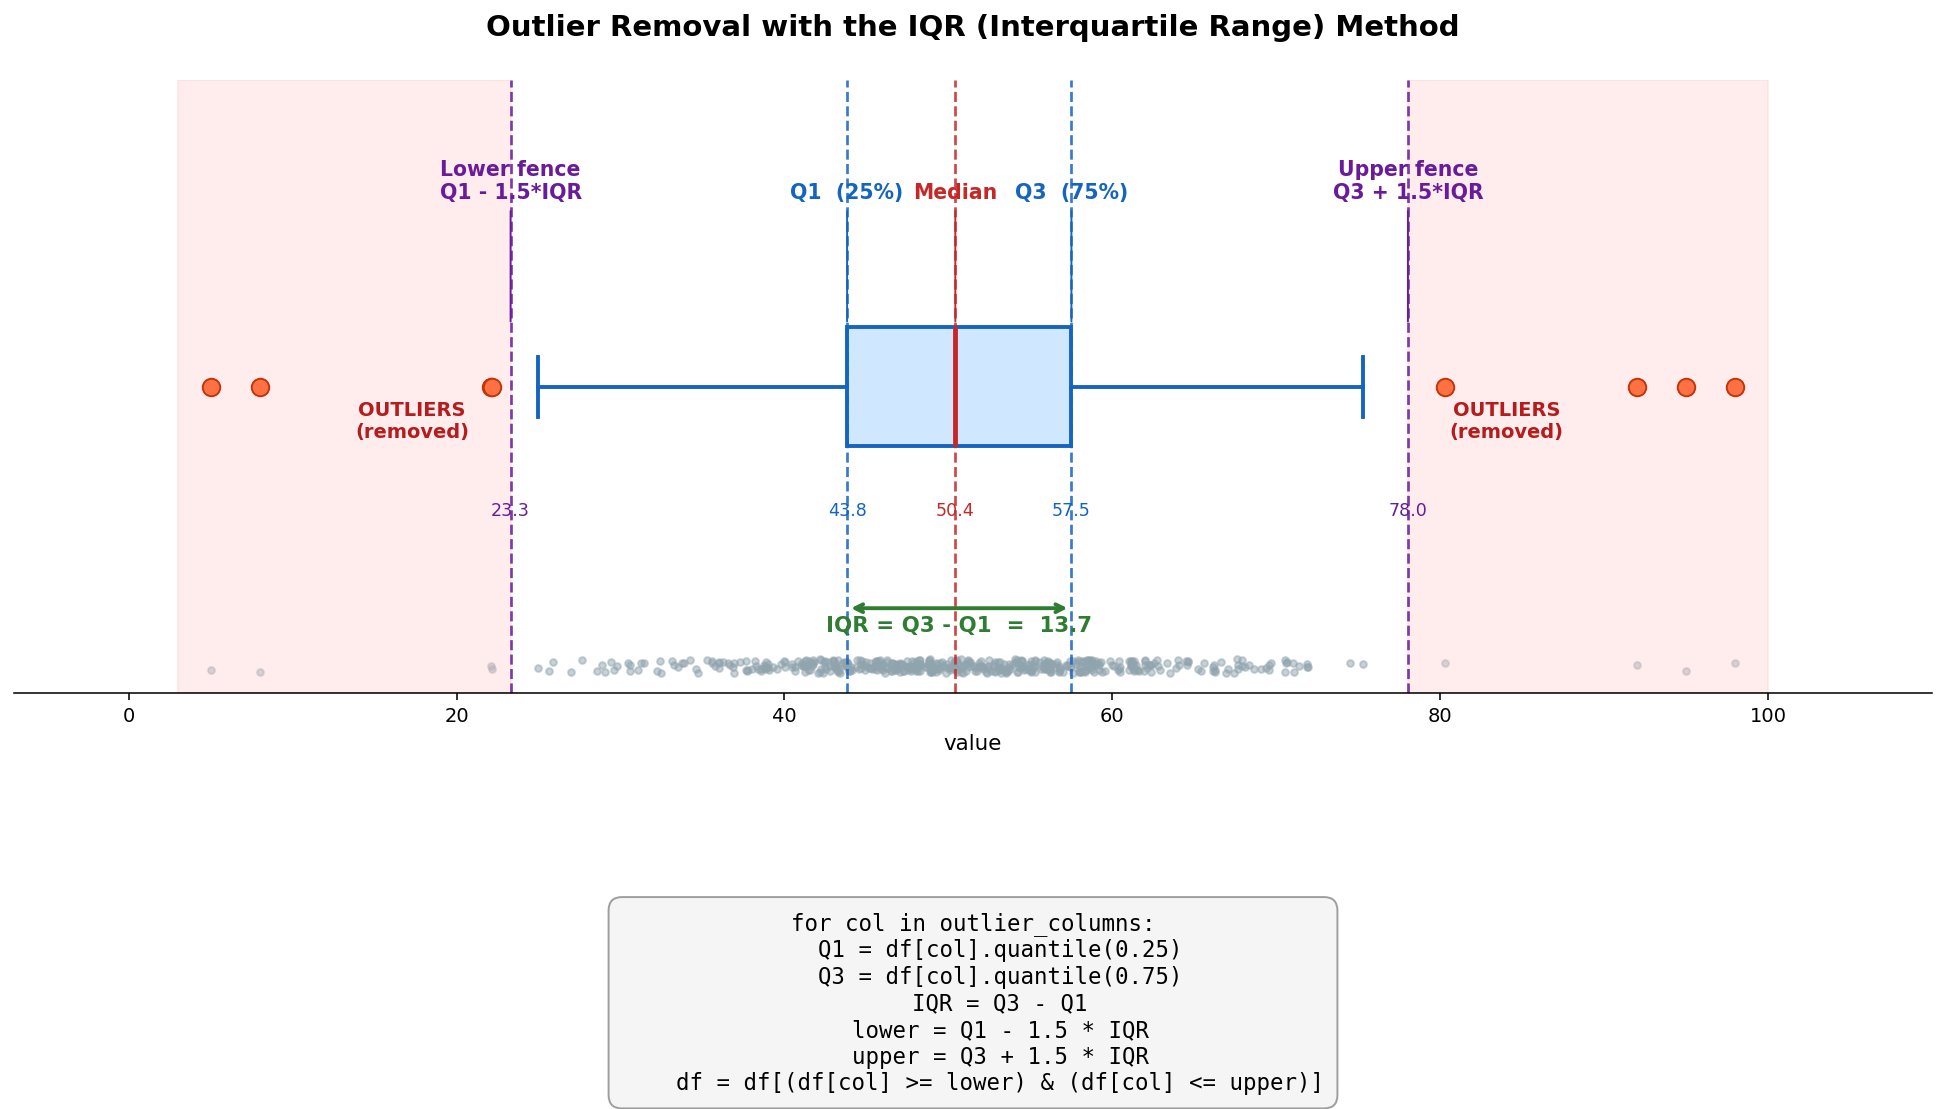

Write Python code to recreate this figure.
import matplotlib.pyplot as plt
import matplotlib.patches as mpatches
import numpy as np

fig, ax = plt.subplots(figsize=(14, 8))

# ---- Build a sample distribution ----
np.random.seed(1)
data = np.concatenate([
    np.random.normal(50, 10, 500),   # main body
    np.array([5, 8, 92, 95, 98])     # a few outliers
])
data = np.sort(data)

# True-ish quartiles for the drawing
Q1 = np.percentile(data, 25)
Q3 = np.percentile(data, 75)
IQR = Q3 - Q1
lower = Q1 - 1.5 * IQR
upper = Q3 + 1.5 * IQR
median = np.median(data)

# ---- Boxplot ----
bp = ax.boxplot(data, vert=False, positions=[1], widths=0.35,
                patch_artist=True,
                boxprops=dict(facecolor="#cfe8ff", edgecolor="#1565c0", linewidth=2),
                medianprops=dict(color="#c62828", linewidth=2.5),
                whiskerprops=dict(color="#1565c0", linewidth=2),
                capprops=dict(color="#1565c0", linewidth=2),
                flierprops=dict(marker="o", markerfacecolor="#ff7043",
                                markeredgecolor="#bf360c", markersize=9))

# ---- Scatter the raw points under the box for context ----
y_jitter = 0.18 + np.random.uniform(-0.02, 0.02, size=len(data))
ax.scatter(data, y_jitter, s=12, color="#90a4ae", alpha=0.5, zorder=1)

# ---- Vertical reference lines for each key value ----
key_points = {
    lower:  ("Lower fence\nQ1 - 1.5*IQR", "#6a1b9a"),
    Q1:     ("Q1  (25%)", "#1565c0"),
    median: ("Median", "#c62828"),
    Q3:     ("Q3  (75%)", "#1565c0"),
    upper:  ("Upper fence\nQ3 + 1.5*IQR", "#6a1b9a"),
}
for x, (label, color) in key_points.items():
    ax.axvline(x, color=color, linestyle="--", linewidth=1.4, alpha=0.85, zorder=2)

# ---- Annotate each key point ----
label_y = 1.55
offsets = {lower: -0.02, Q1: 0.0, median: 0.0, Q3: 0.0, upper: 0.02}
for x, (label, color) in key_points.items():
    ax.annotate(label, xy=(x, 1.18), xytext=(x, label_y),
                ha="center", fontsize=10.5, color=color, fontweight="bold",
                arrowprops=dict(arrowstyle="-", color=color, lw=1))
    ax.annotate(f"{x:0.1f}", xy=(x, 0.62), ha="center",
                fontsize=9, color=color)

# ---- Highlight the IQR span ----
ax.annotate("", xy=(Q3, 0.35), xytext=(Q1, 0.35),
            arrowprops=dict(arrowstyle="<->", color="#2e7d32", lw=2))
ax.text((Q1 + Q3) / 2, 0.28, f"IQR = Q3 - Q1  =  {IQR:0.1f}",
        ha="center", color="#2e7d32", fontweight="bold", fontsize=11)

# ---- Outlier zone shading ----
ax.axvspan(data.min() - 2, lower, color="#ffcccc", alpha=0.35)
ax.axvspan(upper, data.max() + 2, color="#ffcccc", alpha=0.35)
ax.text(lower - 6, 0.85, "OUTLIERS\n(removed)", ha="center",
        color="#b71c1c", fontweight="bold", fontsize=10)
ax.text(upper + 6, 0.85, "OUTLIERS\n(removed)", ha="center",
        color="#b71c1c", fontweight="bold", fontsize=10)

# ---- Title with the formula in code form ----
ax.set_title(
    "Outlier Removal with the IQR (Interquartile Range) Method\n",
    fontsize=15, fontweight="bold"
)
formula = ("for col in outlier_columns:\n"
           "    Q1 = df[col].quantile(0.25)\n"
           "    Q3 = df[col].quantile(0.75)\n"
           "    IQR = Q3 - Q1\n"
           "    lower = Q1 - 1.5 * IQR\n"
           "    upper = Q3 + 1.5 * IQR\n"
           "    df = df[(df[col] >= lower) & (df[col] <= upper)]")
fig.text(0.5, 0.02, formula, fontsize=11.5,
         ha="center", family="monospace",
         bbox=dict(boxstyle="round,pad=0.6",
                   facecolor="#f5f5f5", edgecolor="#9e9e9e"))

# ---- Cosmetic ----
ax.set_ylim(0.1, 1.9)
ax.set_xlim(data.min() - 12, data.max() + 12)
ax.set_yticks([])
ax.set_xlabel("value", fontsize=11)
for spine in ["top", "right", "left"]:
    ax.spines[spine].set_visible(False)

plt.tight_layout(rect=[0, 0.30, 1, 1])
plt.savefig("iqr_explainer.png", dpi=140, bbox_inches="tight")
print("saved: iqr_explainer.png")
